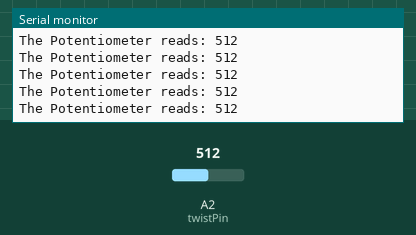
This sketch was run on a simulated Arduino Uno, built with avr-gcc and run on an emulated ATmega328P. Parts: the last lines printed to the serial monitor. Inputs (shaded band) come from the test bench; at power-on: A2 (twistPin) = 512.

Above: at 1.2 s.
1.3 s: A2 (twistPin) set to 108
At 2.2 s:
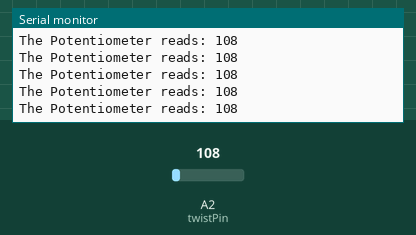
2.8 s: A2 (twistPin) set to 89
At 3.8 s:
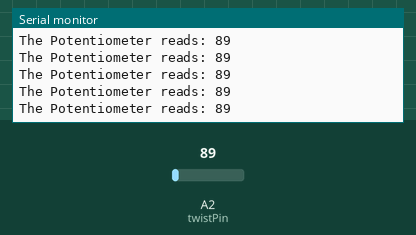
11.8 s: A2 (twistPin) set to 8
At 12.3 s:
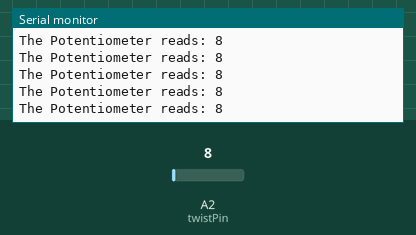
14.8 s: A2 (twistPin) set to 11
At 15.8 s:
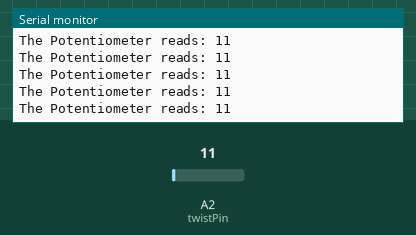
Timing chart, 0 to 17.8 s (numbered marks = the images above; inputs shaded):
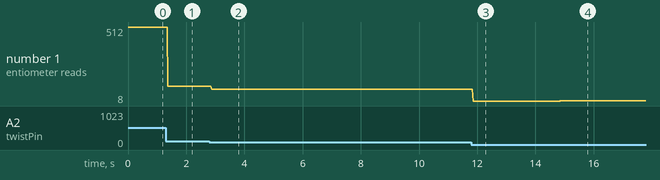

The sketch:

Station_2.ino
```cpp
/*
Sample Code for Round Robin Station 2
Sample Potentiometer Code
This code will print out a reading from our potentiometer if plugged into Analog 2
*/

int twistPin = 2; //Holds our potentiometer in Analog 2
int twist = 0; //holds the value of our potentiometer reading

void setup()
{
    Serial.begin(9600); //starts our serial monitor with 9600 refresh rate
    pinMode(twistPin,INPUT); //set potentiometer as an input
}

void loop()
{
    twist = analogRead(twistPin); //read the potentiometer and save value
    Serial.print("The Potentiometer reads: "); //print label
    Serial.println(twist); //print value of potentiometer
    delay(25); //pause for 25ms
}
```

Measured:
- after the input at 1.3 s, the serial monitor: prints a new line after 0.07 s (image 1)
- after the input at 2.8 s, the serial monitor: prints a new line after 0.07 s (image 2)
- after the input at 11.8 s, the serial monitor: prints a new line after 0.06 s (image 3)
- after the input at 14.8 s, the serial monitor: prints a new line after 0.06 s (image 4)
- plotted number 1: 512 → 108 after the input at 1.3 s, 108 → 89 after the input at 2.8 s, 89 → 8 after the input at 11.8 s, 8 → 11 after the input at 14.8 s
